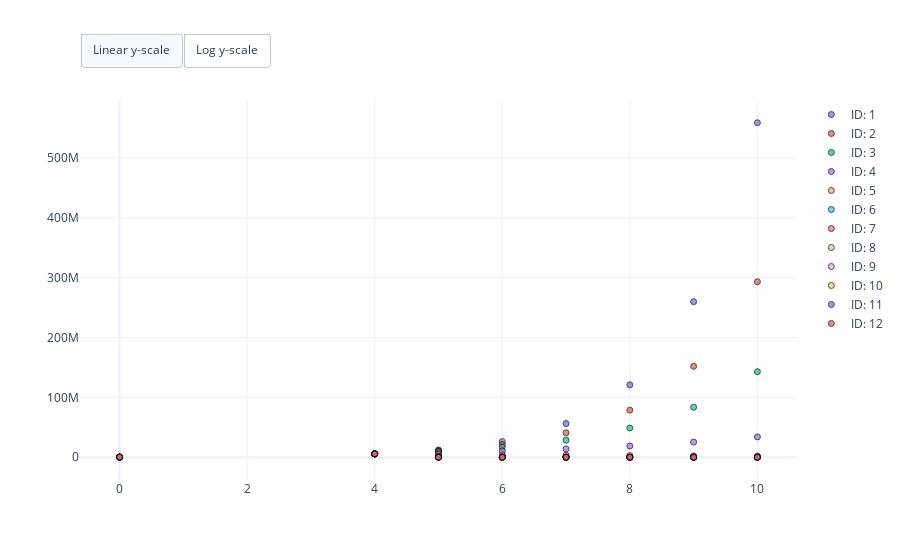

The cell this chart's notebook holds for it:
### Markdown cell above
## Goodness of fit
1. Predict bacterial count for observed drug exposure.
2. Visualise residuals between model prediction and data.

### Code cell
# Fix unnecessary parameters of mechanistic model
mechanistic_model = chi.ReducedMechanisticModel(
    mechanistic_model)
mechanistic_model.fix_parameters({
    'central.drug_amount': 0,
    'myokit.bacterial_count_adapted': 0,
    'central.size': 1,
    'myokit.elimination_rate': 0,
    'myokit.gamma': 1})

# Get MLE parameters (and fill in fixed parameters)
mle_score = estimates['Score'].max()
mask = estimates['Score'] == mle_score
mle_estimates = estimates[mask]
parameters = [
    mle_estimates.loc[
        mle_estimates['Parameter'] == 'Pooled Initial bacterial count in CFU/ml',
        'Estimate'].iloc[0],
    mle_estimates.loc[
        mle_estimates['Parameter'] == 'Pooled Adapted EC 50 in ng/ml',
        'Estimate'].iloc[0],
    mle_estimates.loc[
        mle_estimates['Parameter'] == 'Pooled Growth rate in 1/h',
        'Estimate'].iloc[0],
    mle_estimates.loc[
        mle_estimates['Parameter'] == 'Pooled Adapted max. kill rate in 1/h',
        'Estimate'].iloc[0],
    mle_estimates.loc[
        mle_estimates['Parameter'] == 'Pooled Wild type kill rate in ml/ng/h',
        'Estimate'].iloc[0],
    mle_estimates.loc[
        mle_estimates['Parameter'] == 'Pooled Mutation rate in ml/ng/h',
        'Estimate'].iloc[0]
]

# Get dosing regigmes
regimens = problem.get_dosing_regimens()

# Get relevant measurements
mask = data['Biomarker'] == 'Bacterial count'
temp = data[mask]

# Construct predictions for all dosing regimens
predictions = pd.DataFrame(
    columns=['ID', 'Time', 'Biomarker', 'Sample'])
ids = temp['ID'].dropna().unique()
for _id in ids:
    # Set regimen
    regimen = regimens[str(_id)]
    mechanistic_model.simulator.set_protocol(regimen)

    # Get relevant times
    mask = temp['ID'] == _id
    times = temp.loc[mask, 'Time'].to_numpy()
    pred = mechanistic_model.simulate(
        parameters=parameters, times=times)
    
    # Store predictions in dataframe
    predictions = predictions.append(pd.DataFrame({
        'ID': _id,
        'Time': times,
        'Biomarker': 'Bacterial count',
        'Sample': pred.flatten()
    }))

# Create figure
fig = chi.plots.PDPredictivePlot()
fig.add_data(predictions, meas_key='Sample')
fig.show()

### Figure 1 — Plotly figure (JSON) as saved in the notebook; plotly's stock layout.template omitted (floating-point values rounded to 4 significant figures)
{"data": [{"marker": {"color": "#636EFA", "line": {"color": "black", "width": 1}, "opacity": 0.7, "symbol": "circle"}, "mode": "markers", "name": "ID: 1", "showlegend": true, "type": "scatter", "x": [0, 4, 5, 6, 7, 8, 9, 10], "y": [252400.0, 5660000.0, 12170000.0, 26160000.0, 56230000.0, 120900000.0, 259900000.0, 558700000.0]}, {"marker": {"color": "#EF553B", "line": {"color": "black", "width": 1}, "opacity": 0.7, "symbol": "circle"}, "mode": "markers", "name": "ID: 2", "showlegend": true, "type": "scatter", "x": [0, 4, 5, 6, 7, 8, 9, 10], "y": [252400.0, 5660000.0, 10940000.0, 21110000.0, 40760000.0, 78690000.0, 151900000.0, 293100000.0]}, {"marker": {"color": "#00CC96", "line": {"color": "black", "width": 1}, "opacity": 0.7, "symbol": "circle"}, "mode": "markers", "name": "ID: 3", "showlegend": true, "type": "scatter", "x": [0, 4, 5, 6, 7, 8, 9, 10], "y": [252400.0, 5660000.0, 9712000.0, 16640000.0, 28500000.0, 48790000.0, 83510000.0, 142900000.0]}, {"marker": {"color": "#AB63FA", "line": {"color": "black", "width": 1}, "opacity": 0.7, "symbol": "circle"}, "mode": "markers", "name": "ID: 4", "showlegend": true, "type": "scatter", "x": [0, 4, 5, 6, 7, 8, 9, 10], "y": [252400.0, 5660000.0, 7660000.0, 10330000.0, 13930000.0, 18770000.0, 25280000.0, 34020000.0]}, {"marker": {"color": "#FFA15A", "line": {"color": "black", "width": 1}, "opacity": 0.7, "symbol": "circle"}, "mode": "markers", "name": "ID: 5", "showlegend": true, "type": "scatter", "x": [0, 4, 5, 6, 7, 8, 9, 10], "y": [252400.0, 5660000.0, 4772000.0, 4006000.0, 3364000.0, 2827000.0, 2376000.0, 1999000.0]}, {"marker": {"color": "#19D3F3", "line": {"color": "black", "width": 1}, "opacity": 0.7, "symbol": "circle"}, "mode": "markers", "name": "ID: 6", "showlegend": true, "type": "scatter", "x": [0, 4, 5, 6, 7, 8, 9, 10], "y": [252400.0, 5660000.0, 1871000.0, 635200.0, 231000.0, 93540.0, 43450.0, 23100.0]}, {"marker": {"color": "#FF6692", "line": {"color": "black", "width": 1}, "opacity": 0.7, "symbol": "circle"}, "mode": "markers", "name": "ID: 7", "showlegend": true, "type": "scatter", "x": [0, 4, 5, 6, 7, 8, 9, 10], "y": [252400.0, 5660000.0, 322700.0, 47640.0, 20540.0, 11190.0, 6239.0, 3484.0]}, {"marker": {"color": "#B6E880", "line": {"color": "black", "width": 1}, "opacity": 0.7, "symbol": "circle"}, "mode": "markers", "name": "ID: 8", "showlegend": true, "type": "scatter", "x": [0, 4, 5, 6, 7, 8, 9, 10], "y": [252400.0, 5660000.0, 51230.0, 22670.0, 11250.0, 5580.0, 2769.0, 1374.0]}, {"marker": {"color": "#FF97FF", "line": {"color": "black", "width": 1}, "opacity": 0.7, "symbol": "circle"}, "mode": "markers", "name": "ID: 9", "showlegend": true, "type": "scatter", "x": [0, 4, 5, 6, 7, 8, 9, 10], "y": [252400.0, 5660000.0, 38390.0, 17810.0, 8263.0, 3834.0, 1779.0, 825.3]}, {"marker": {"color": "#FECB52", "line": {"color": "black", "width": 1}, "opacity": 0.7, "symbol": "circle"}, "mode": "markers", "name": "ID: 10", "showlegend": true, "type": "scatter", "x": [0, 4, 5, 6, 7, 8, 9, 10], "y": [252400.0, 5660000.0, 35130.0, 15720.0, 7029.0, 3144.0, 1406.0, 628.8]}, {"marker": {"color": "#636EFA", "line": {"color": "black", "width": 1}, "opacity": 0.7, "symbol": "circle"}, "mode": "markers", "name": "ID: 11", "showlegend": true, "type": "scatter", "x": [0, 4, 5, 6, 7, 8, 9, 10], "y": [252400.0, 5660000.0, 33580.0, 14770.0, 6494.0, 2856.0, 1256.0, 552.4]}, {"marker": {"color": "#EF553B", "line": {"color": "black", "width": 1}, "opacity": 0.7, "symbol": "circle"}, "mode": "markers", "name": "ID: 12", "showlegend": true, "type": "scatter", "x": [0, 4, 5, 6, 7, 8, 9, 10], "y": [252400.0, 5660000.0, 32830.0, 14300.0, 6225.0, 2711.0, 1180.0, 514.1]}], "layout": {"autosize": true, "updatemenus": [{"buttons": [{"args": [{"yaxis.type": "linear"}], "label": "Linear y-scale", "method": "relayout"}, {"args": [{"yaxis.type": "log"}], "label": "Log y-scale", "method": "relayout"}], "direction": "left", "pad": {"r": 0, "t": -10}, "showactive": true, "type": "buttons", "x": 0, "xanchor": "left", "y": 1.15, "yanchor": "top"}]}}
